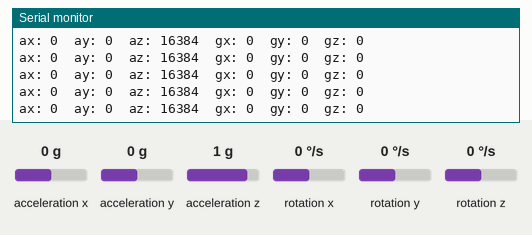
Recording of a sketch running on a simulated Arduino Uno, built with avr-gcc and run on an emulated ATmega328P. Shown: the last lines printed to the serial monitor. The inputs (shaded band) are chosen by the test bench; at power-on: acceleration x 0 g, acceleration y 0 g, acceleration z 1 g, rotation x 0 °/s, rotation y 0 °/s, rotation z 0 °/s.

Above: at 1.2 s.
1.3 s: acceleration x set to -1.4 g
At 1.31 s:
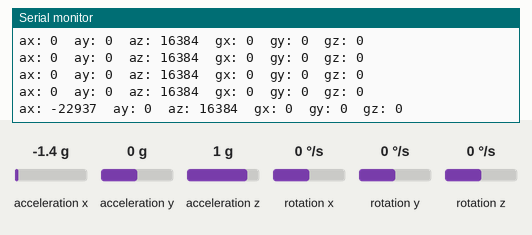
2.8 s: acceleration y set to -1.4 g
At 2.81 s:
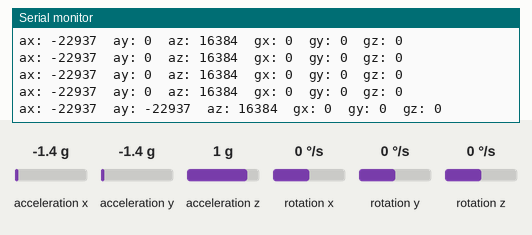
4.3 s: acceleration z set to -1.4 g
At 4.31 s:
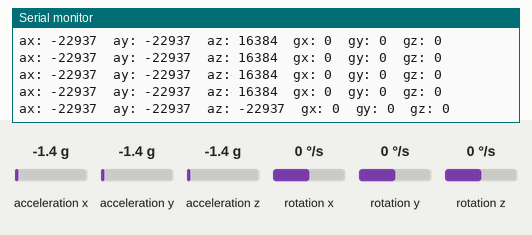
5.8 s: rotation x set to -192 °/s
At 5.81 s:
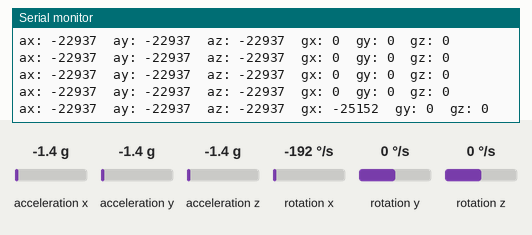
7.3 s: rotation y set to -192 °/s
At 7.31 s:
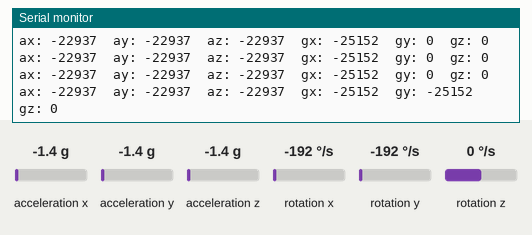

The sketch:

mpu6050_basic.ino
```cpp
// snippet: mpu6050_basic
// tags: imu, mpu6050, accelerometer, gyroscope, i2c, wire, 6dof, motion, inertial
// boards: avr, esp32, megaavr, nano33iot, romi32u4, rp2040
// library: MPU6050 (jrowberg i2cdevlib)
// description: Read raw accelerometer and gyroscope XYZ from MPU6050 over I2C using jrowberg i2cdevlib.
//   API: mpu.getMotion6(&ax, &ay, &az, &gx, &gy, &gz) — ALWAYS 6 pointer arguments, all int16_t.
//   There is NO 3-argument overload. Even if you only need accel, you must pass all 6 pointers.
//   Wire.begin() is required — the library does not call it internally.
//   WRONG METHODS — do NOT use these with MPU6050 (they are LSM6DS3 / Nano 33 IoT API):
//     mpu.accelerationAvailable()  mpu.gyroscopeAvailable()
//     mpu.readAcceleration()       mpu.readGyroscope()
//     mpu.getMotion6D()            IMU.begin()
//   The only correct call is: mpu.getMotion6(&ax, &ay, &az, &gx, &gy, &gz)
// prompts: MPU6050 accelerometer gyroscope, read MPU6050 I2C, 6DOF IMU MPU6050, getMotion6, MPU6050 accel gyro XYZ, MPU6050 tilt pitch roll, MPU6050 yaw integration, MPU6050 complementary filter, MPU6050 angle estimation, MPU6050 gyroscope Z yaw, MPU6050 accelerometer pitch roll static tilt, MPU6050 stream serial plotter, MPU6050 integrate gyroscope heading, step counter MPU6050, pedometer MPU6050, count steps MPU6050, accel magnitude MPU6050, acceleration magnitude threshold, detect motion MPU6050, impact detection MPU6050, shake detection
// not-tags: mpu9250, lsm6ds3, lsm6dsox, adxl345, bno055, bno085, bno08x, icm20948, icm42688, lis3dh
// exact-include: Wire.h, MPU6050.h

#include <Wire.h>
#include <MPU6050.h>

MPU6050 mpu;
int16_t ax, ay, az, gx, gy, gz;

void setup() {
  Serial.begin(9600);
  Wire.begin();
  mpu.initialize();  // MPU6050: returns void - check connection with testConnection(), not if(!initialize())
  // Halt here. `return` from setup() does NOT stop the sketch — loop() runs anyway and
  // reads a device that is not there, printing plausible-looking zeros forever.
  if (!mpu.testConnection()) {
    Serial.println("MPU6050 not found — check wiring and AD0");
    while (1);
  }
  Serial.println("MPU6050 ready");
}

void loop() {
  static unsigned long t = 0;
  if (millis() - t < 100) return;
  t = millis();

  mpu.getMotion6(&ax, &ay, &az, &gx, &gy, &gz);  // 6 pointer args (ax..gz), NO 3-arg overload; Wire.begin() is required (lib won't call it)

  Serial.print("ax: "); Serial.print(ax);
  Serial.print("  ay: "); Serial.print(ay);
  Serial.print("  az: "); Serial.print(az);
  Serial.print("  gx: "); Serial.print(gx);
  Serial.print("  gy: "); Serial.print(gy);
  Serial.print("  gz: "); Serial.println(gz);
}
```

Measured:
- after the input at 1.3 s, the serial monitor: prints a new line at once (image 1)
- after the input at 2.8 s, the serial monitor: prints a new line at once (image 2)
- after the input at 4.3 s, the serial monitor: prints a new line at once (image 3)
- after the input at 5.8 s, the serial monitor: prints a new line at once (image 4)
- after the input at 7.3 s, the serial monitor: prints a new line at once (image 5)
